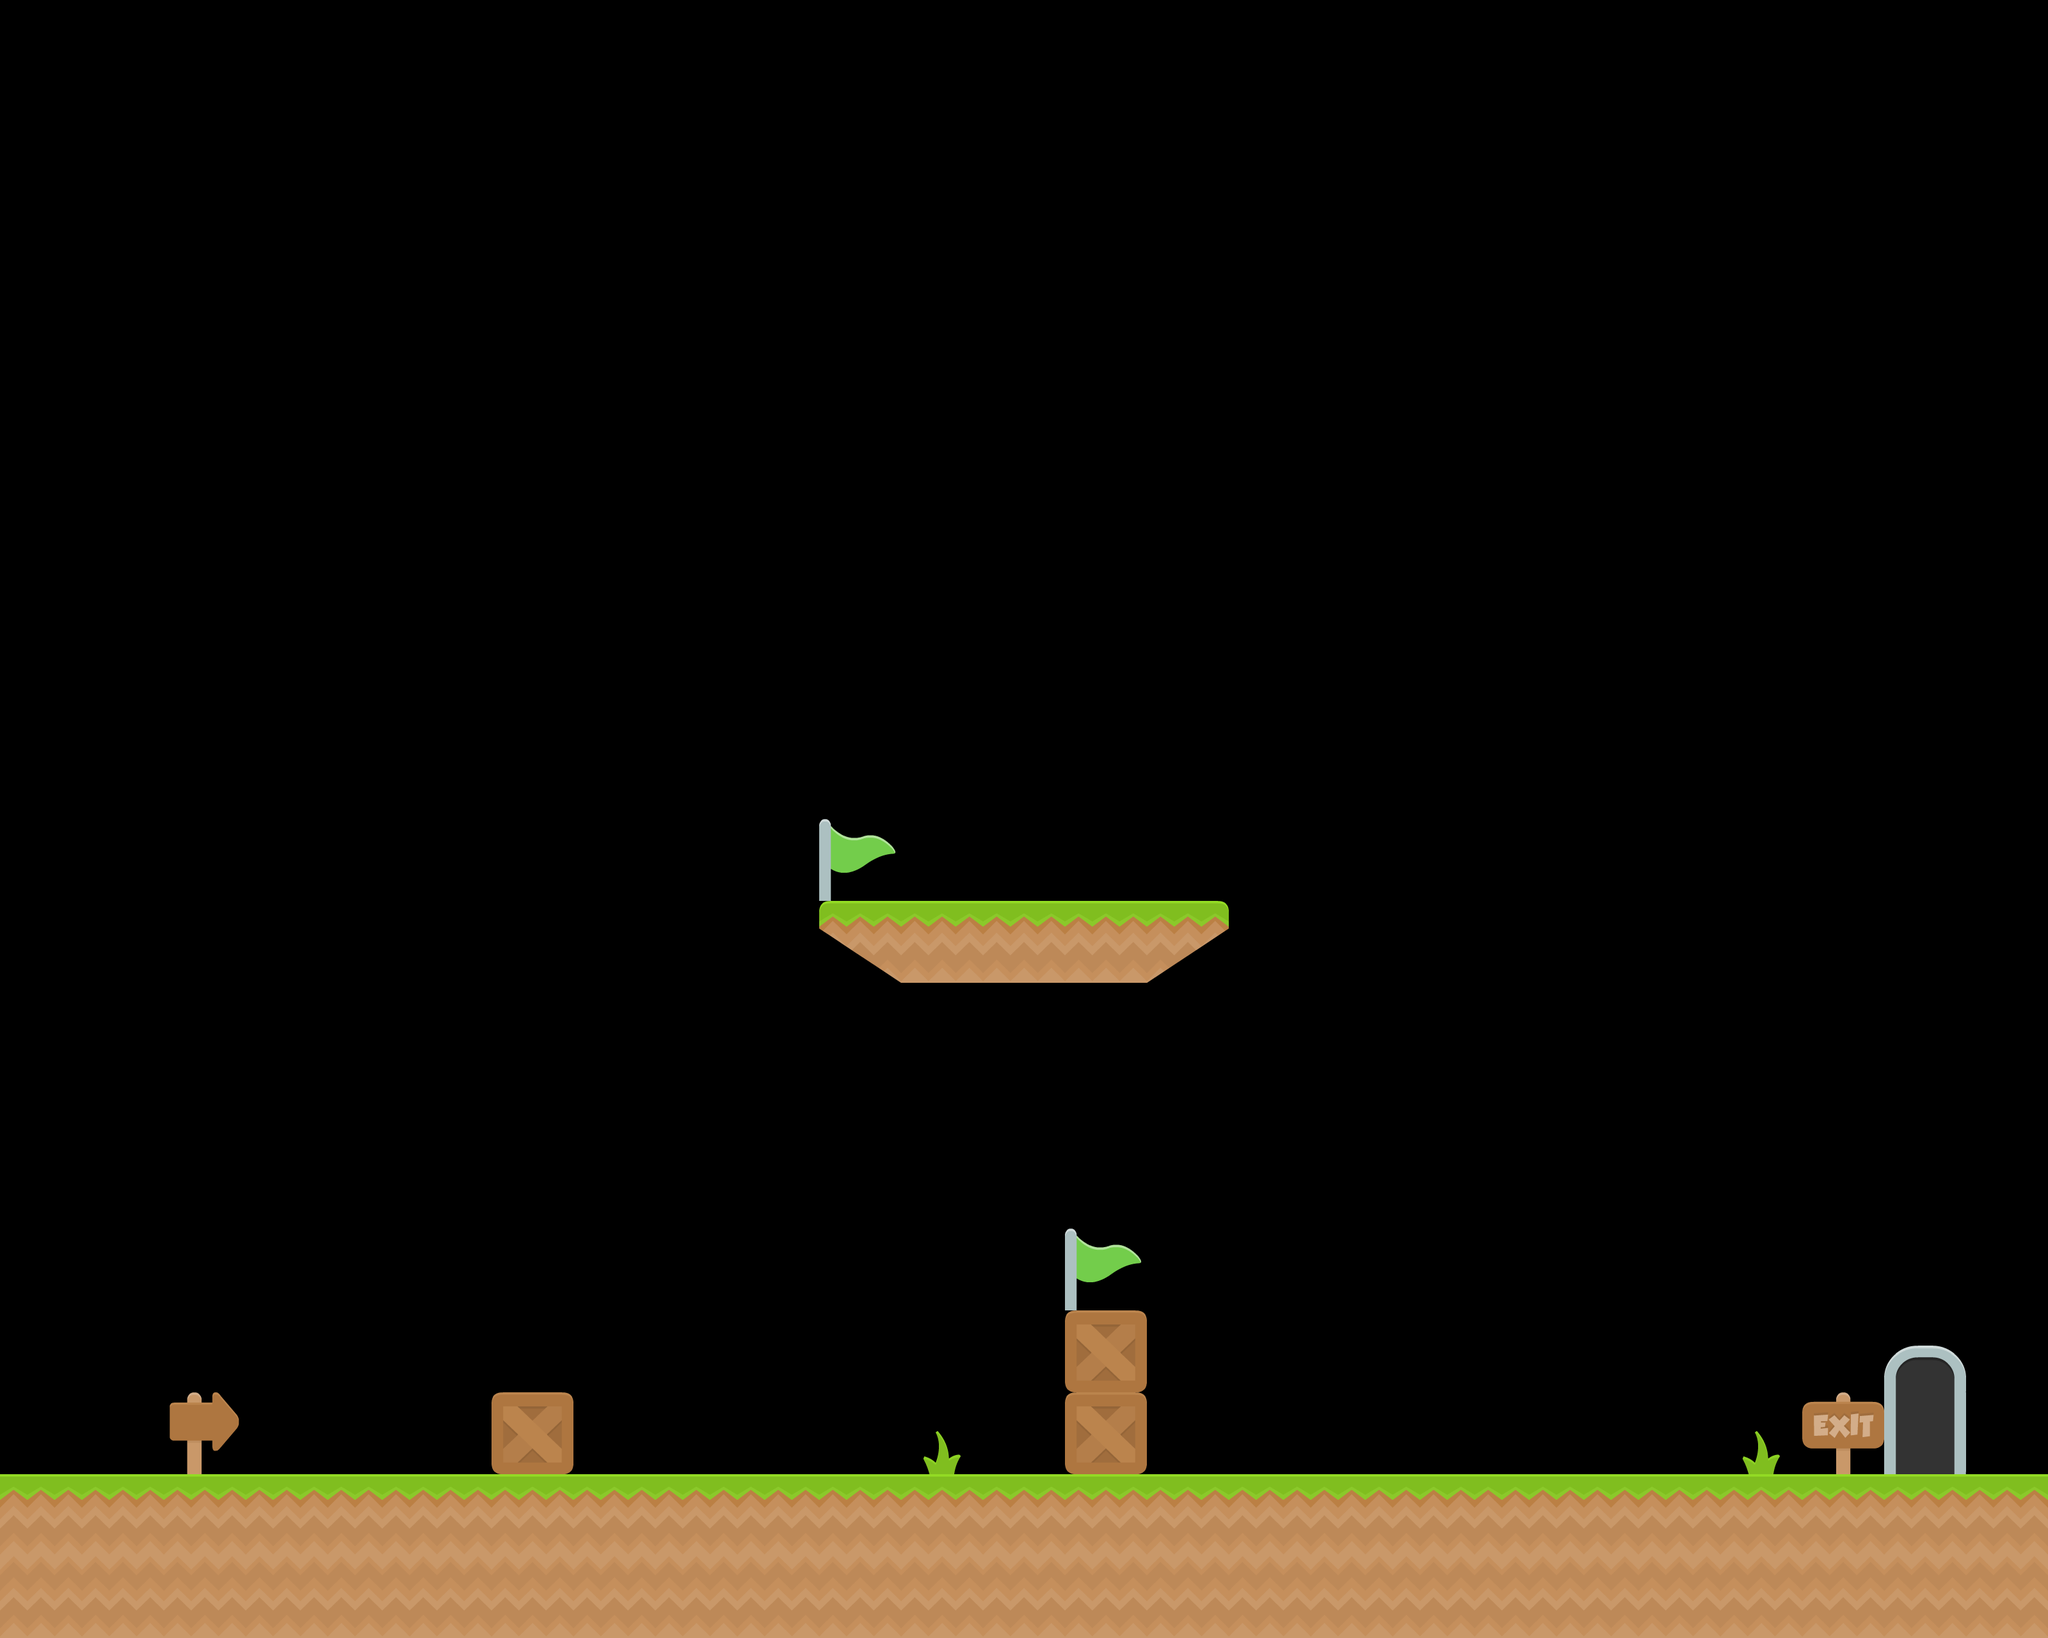

Below is a game level as drawn by its tile map, then a one-line description and the .tmx that defines it (tile-layer data replaced by summaries):
An orthogonal 25x20 tile map with 128x128 px tiles, 3 tile layers (goal, ground, background), 2 tilesets and 6 objects.

<map version="1.8" tiledversion="1.8.6" orientation="orthogonal" renderorder="right-down" width="25" height="20" tilewidth="128" tileheight="128" infinite="0" nextlayerid="18" nextobjectid="20">
 <tileset firstgid="1" name="arcade_platformer" tilewidth="128" tileheight="128" tilecount="42" columns="0">
  <grid orientation="orthogonal" width="1" height="1" />
  <tile id="0">
   <image width="128" height="128" source="images/ground/Grass/grass.png" />
  </tile>
  <tile id="1">
   <image width="128" height="128" source="images/ground/Grass/grassCenter_round.png" />
  </tile>
  <tile id="2">
   <image width="128" height="128" source="images/ground/Grass/grassCenter.png" />
  </tile>
  <tile id="3">
   <image width="128" height="128" source="images/ground/Grass/grassCliff_left.png" />
  </tile>
  <tile id="4">
   <image width="128" height="128" source="images/ground/Grass/grassCliff_right.png" />
  </tile>
  <tile id="5">
   <image width="128" height="128" source="images/ground/Grass/grassCliffAlt_left.png" />
  </tile>
  <tile id="6">
   <image width="128" height="128" source="images/ground/Grass/grassCliffAlt_right.png" />
  </tile>
  <tile id="7">
   <image width="128" height="128" source="images/ground/Grass/grassCorner_left.png" />
  </tile>
  <tile id="8">
   <image width="128" height="128" source="images/ground/Grass/grassCorner_right.png" />
  </tile>
  <tile id="9">
   <image width="128" height="128" source="images/ground/Grass/grassHalf_left.png" />
  </tile>
  <tile id="10">
   <image width="128" height="128" source="images/ground/Grass/grassHalf_mid.png" />
  </tile>
  <tile id="11">
   <image width="128" height="128" source="images/ground/Grass/grassHalf_right.png" />
  </tile>
  <tile id="12">
   <image width="128" height="128" source="images/ground/Grass/grassHalf.png" />
  </tile>
  <tile id="13">
   <image width="128" height="128" source="images/ground/Grass/grassHill_left.png" />
  </tile>
  <tile id="14">
   <image width="128" height="128" source="images/ground/Grass/grassHill_right.png" />
  </tile>
  <tile id="15">
   <image width="128" height="128" source="images/ground/Grass/grassLeft.png" />
  </tile>
  <tile id="16">
   <image width="128" height="128" source="images/ground/Grass/grassMid.png" />
  </tile>
  <tile id="17">
   <image width="128" height="128" source="images/ground/Grass/grassRight.png" />
  </tile>
  <tile id="18">
   <image width="128" height="128" source="images/HUD/hudHeart_empty.png" />
  </tile>
  <tile id="19">
   <image width="128" height="128" source="images/HUD/hudHeart_full.png" />
  </tile>
  <tile id="20">
   <image width="128" height="128" source="images/HUD/hudHeart_half.png" />
  </tile>
  <tile id="21">
   <image width="128" height="128" source="images/HUD/hudX.png" />
  </tile>
  <tile id="27">
   <image width="128" height="128" source="images/items/coinBronze.png" />
  </tile>
  <tile id="28">
   <image width="128" height="128" source="images/items/coinGold.png" />
  </tile>
  <tile id="29">
   <image width="128" height="128" source="images/items/coinSilver.png" />
  </tile>
  <tile id="30">
   <image width="128" height="128" source="images/items/flagGreen_down.png" />
  </tile>
  <tile id="31">
   <image width="128" height="128" source="images/items/flagGreen1.png" />
  </tile>
  <tile id="32">
   <image width="128" height="128" source="images/items/flagGreen2.png" />
  </tile>
  <tile id="41">
   <image width="128" height="128" source="images/tiles/doorOpen_mid.png" />
  </tile>
  <tile id="42">
   <image width="128" height="128" source="images/tiles/doorOpen_top.png" />
  </tile>
  <tile id="43">
   <image width="128" height="128" source="images/tiles/grass.png" />
  </tile>
  <tile id="44">
   <image width="128" height="128" source="images/tiles/grass2.png" />
  </tile>
  <tile id="45">
   <image width="128" height="128" source="images/tiles/ladderMid.png" />
  </tile>
  <tile id="46">
   <image width="128" height="128" source="images/tiles/ladderTop.png" />
  </tile>
  <tile id="47">
   <image width="128" height="128" source="images/tiles/signExit.png" />
  </tile>
  <tile id="48">
   <image width="128" height="128" source="images/tiles/signLeft.png" />
  </tile>
  <tile id="49">
   <image width="128" height="128" source="images/tiles/signRight.png" />
  </tile>
  <tile id="50">
   <image width="128" height="128" source="images/tiles/torch1.png" />
  </tile>
  <tile id="51">
   <image width="128" height="128" source="images/tiles/torch2.png" />
  </tile>
  <tile id="52">
   <image width="128" height="128" source="images/tiles/water.png" />
  </tile>
  <tile id="53">
   <image width="128" height="128" source="images/tiles/waterTop_high.png" />
  </tile>
  <tile id="54">
   <image width="128" height="128" source="images/tiles/waterTop_low.png" />
  </tile>
 </tileset>
 <tileset firstgid="56" source="arcade_platformer.tsx" />
 <objectgroup id="14" name="moving_platforms">
  <object id="18" gid="13" x="897.573" y="2174.67" width="128" height="128">
   <properties>
    <property name="boundary_left" type="float" value="900" />
    <property name="boundary_right" type="float" value="1600" />
    <property name="change_x" type="float" value="2" />
   </properties>
  </object>
  <object id="19" gid="68" x="2046.67" y="2302.35" width="128" height="128">
   <properties>
    <property name="boundary_bottom" type="float" value="320" />
    <property name="boundary_left" type="float" value="2048" />
    <property name="boundary_right" type="float" value="2560" />
    <property name="boundary_top" type="float" value="1280" />
    <property name="change_x" type="float" value="1.25" />
    <property name="change_y" type="float" value="1" />
   </properties>
  </object>
 </objectgroup>
 <layer id="11" name="goal" width="25" height="20">
  <data>[500 cells, 2 non-empty, 2 distinct tile ids]</data>
 </layer>
 <objectgroup id="13" name="coins">
  <object id="14" gid="84" x="2689.05" y="2178.66" width="128" height="128">
   <properties>
    <property name="point_value" type="int" value="20" />
   </properties>
  </object>
  <object id="15" gid="84" x="2429.71" y="1663.96" width="128" height="128">
   <properties>
    <property name="point_value" type="int" value="20" />
   </properties>
  </object>
  <object id="16" gid="83" x="1918.99" y="2178.66" width="128" height="128">
   <properties>
    <property name="point_value" type="int" value="10" />
   </properties>
  </object>
  <object id="17" gid="84" x="1472.12" y="1344.77" width="128" height="128">
   <properties>
    <property name="point_value" type="int" value="20" />
   </properties>
  </object>
 </objectgroup>
 <layer id="16" name="ground" width="25" height="20">
  <data>[500 cells, 58 non-empty, 6 distinct tile ids]</data>
 </layer>
 <layer id="17" name="background" width="25" height="20">
  <data>[500 cells, 6 non-empty, 4 distinct tile ids]</data>
 </layer>
</map>
